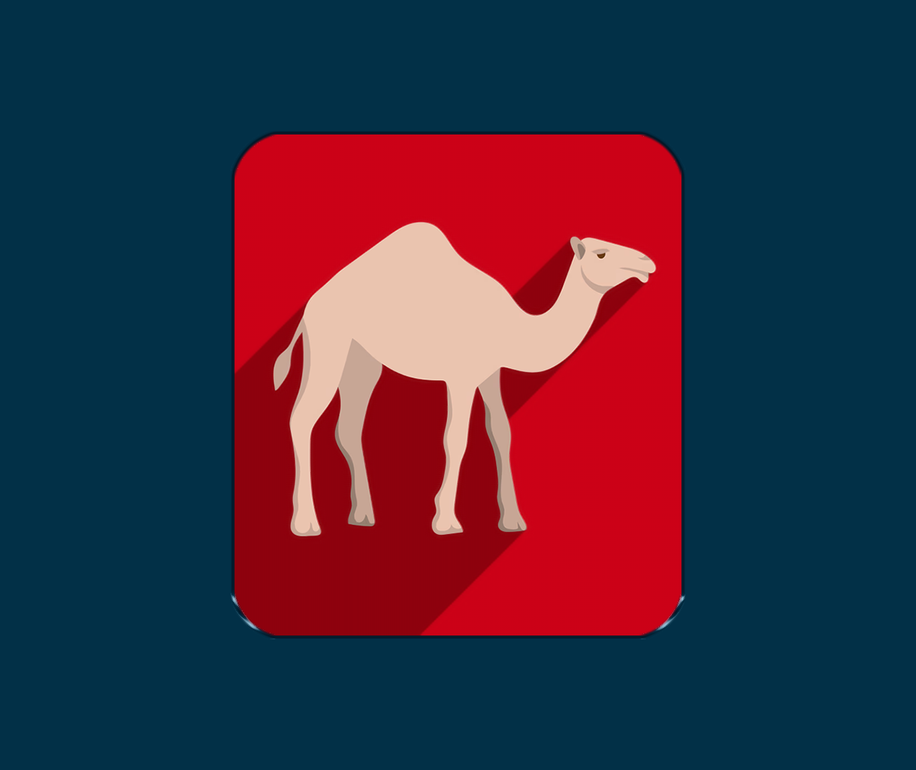
#> input picture images2/Social Media.png, 916 x 770 px, shrunk from 1219 x 1025 before the run
$ python -i image_enhancer.py   (imports and definitions only)
#> lines starting #> are read from the running program, lines starting #| are printed output that depends on the picture
#> further down, picture is the input picture: PIL image 916x770 RGBA; mean R, G, B, A 61.6, 45.9, 64.8, 255
from PIL import Image, ImageFilter

def add_shadow(image: Image.Image, offset=(2, 2), shadow_color=(0, 0, 0, 128), blur_radius=3, border=5):
    """
    Añade una sombra paralela a una imagen PIL transparente en un lienzo simétrico.
    Esto asegura que el centro del botón sea el centro del lienzo.
    """
#> called with offset = (2, 2), shadow_color = (0, 0, 0, 128), blur_radius = 3, border = 5
    if image.mode != 'RGBA':
        image = image.convert('RGBA')

    # Margen simétrico para centrado perfecto
    pad = max(abs(offset[0]), abs(offset[1])) + border

    total_width = image.width + 2 * pad
#> total_width = 930
    total_height = image.height + 2 * pad
#> total_height = 784

    # Crear fondo transparente
    shadow_image = Image.new('RGBA', (total_width, total_height), (0, 0, 0, 0))
#> shadow_image: PIL image 930x784 RGBA; every value is 0

    # Capa de sombra (silueta de la imagen original)
    shadow_layer = Image.new('RGBA', image.size, shadow_color)

    # Pegar la sombra con el desplazamiento (offset)
    shadow_image.paste(shadow_layer, (pad + offset[0], pad + offset[1]), image.getchannel('A'))
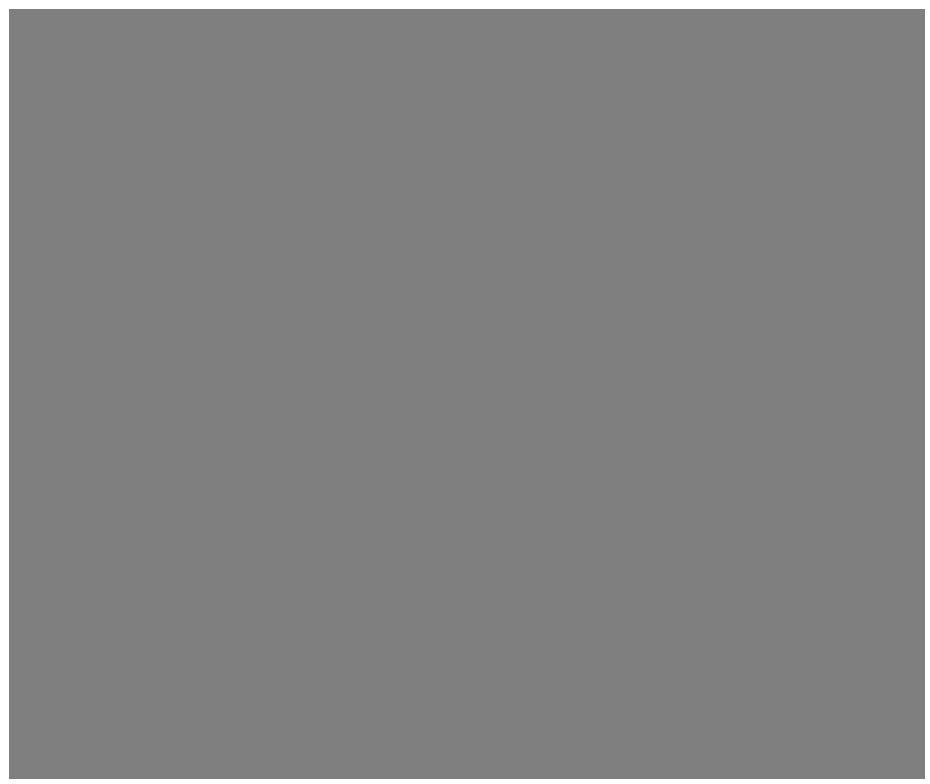
#> shadow_image: PIL image 930x784 RGBA; mean R, G, B, A 0, 0, 0, 123.8; transparent parts drawn white

    # Aplicar desenfoque (blur)
    if blur_radius > 0:
        shadow_image = shadow_image.filter(ImageFilter.GaussianBlur(blur_radius))

    # Pegar la imagen original en el centro exacto (pad, pad)
    shadow_image.paste(image, (pad, pad), image)
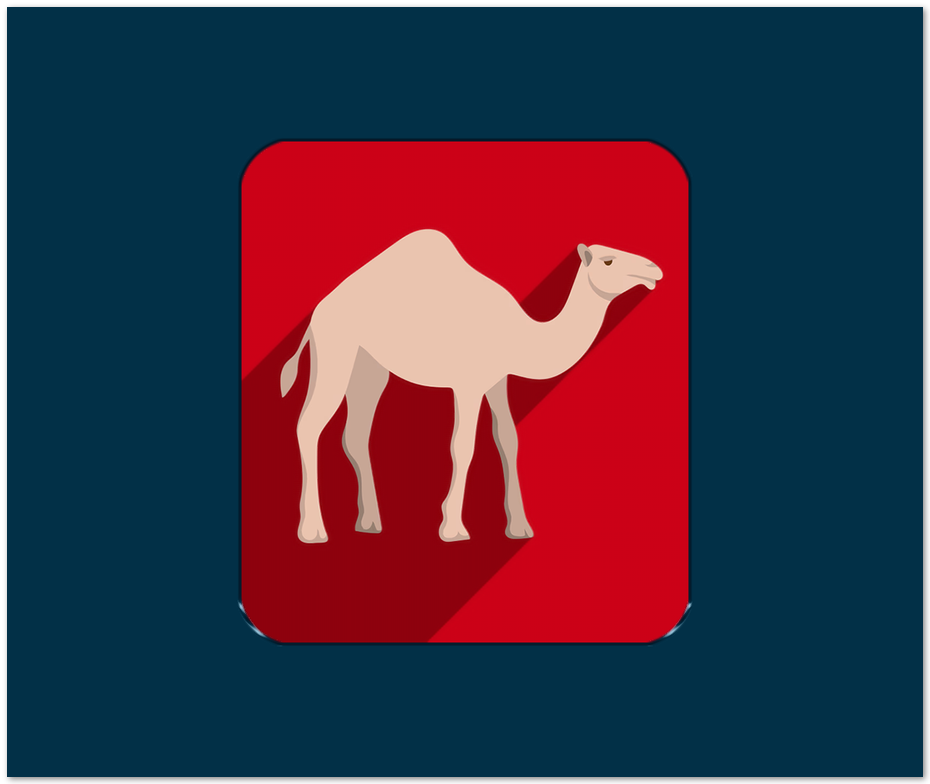
#> shadow_image: PIL image 930x784 RGBA; mean R, G, B, A 59.6, 44.4, 62.7, 247.5; transparent parts drawn white

    return shadow_image

>>> from PIL import Image
>>> picture = Image.open('../images2/Social Media.png')
>>> result = add_shadow(picture)
